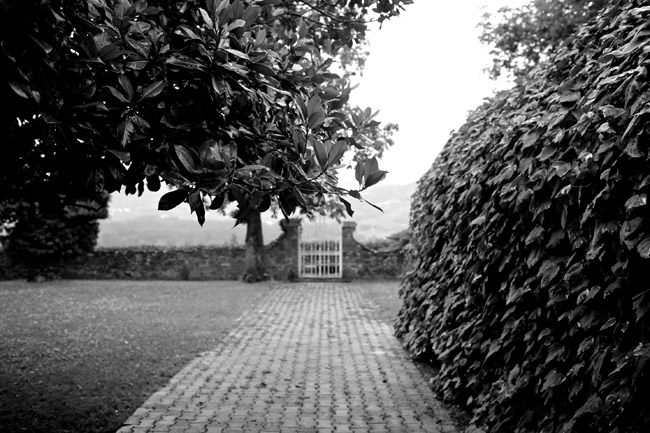
%> input picture gssc/lista_2/resolucao/slovenia-black-and-white-gear-patrol.jpg, 650 x 433 px
$ octave main.m   (GNU Octave 9; MATLAB toolbox functions it lacks are replaced by stand-ins)
%> lines starting %> are read from the running program, lines starting %| are printed output that depends on the picture
### gssc/lista_2/resolucao/convol.m
%% functionname: function description
function y = convol(mat, krn)

	% 'invertendo' o kernel
	krn = krn';

	% extraindo as dimensões
	sz1 = size(mat);
	sz1_linhas = sz1 (1);
	sz1_colunas = sz1(2);

	sz2 = size(krn);
	sz2_linhas = sz2 (1);
	sz2_colunas = sz2(2);

	to_add_linha = floor(sz2_linhas/2);
	to_add_coluna = floor(sz2_colunas/2);

	% criando uma matriz auxiliar que envolve a pricipal com zeros
	tmp = zeros(4*max(max(sz1_linhas, sz2_colunas),max(sz2_linhas,sz1_colunas)));
	tmp = tmp([1:((2*to_add_linha)+sz1_linhas)], [1:((2*to_add_coluna)+sz1_colunas)]);
	tmp([(1+to_add_linha):(to_add_linha+sz1_linhas)], [(1+to_add_coluna):(to_add_coluna+sz1_colunas)]) = mat;


	y = mat*0;

	% convolução
	for (i = [1:sz1_colunas])
		for (j = [1:sz1_linhas])

			y(j, i) = sum(sum(tmp((j:j-1+sz2_linhas), (i:i-1+sz2_colunas)) .* krn));

		end
	end


end

### gssc/lista_2/resolucao/main.m
% 1a questão
figure();

exemplo = [ 100, 120, 124, 125, 122, 123, 154, 21, 23, 22, 28, 21, 21, 22, 255, 253, 252 ];
resp1 = conv(exemplo, [1,-1]);
stem(resp1);
title('Q1 exemplo');
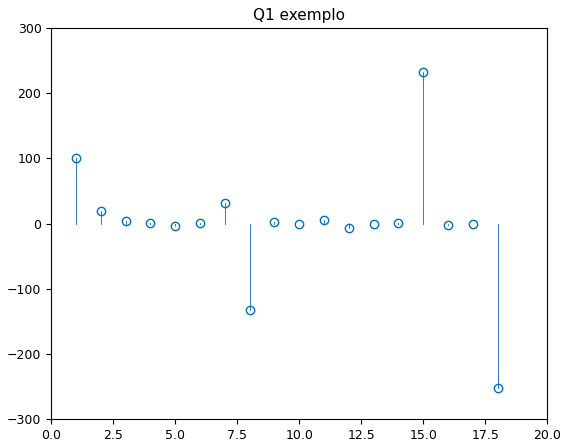
%> figure redrawn from the program's plot data; highest point at x = 15, y = 233


%  2a questão
figure();

im2  = imread('slovenia-black-and-white-gear-patrol.jpg');
%> im2 is the input picture: size 433x650x3 uint8; min 0, max 255, mean 87

kernel2 = [	0,0,0;
			0,1,0;
			0,0,0];

gray2 = rgb2gray(im2);
subplot(1, 2, 1), image(gray2);
title('antes');

final2 = convol( gray2, kernel2);
%> in convol, `tmp([(1+to_add_linha):(to_add_linha+sz1_linhas)], [(1+to_add_coluna):(..`:
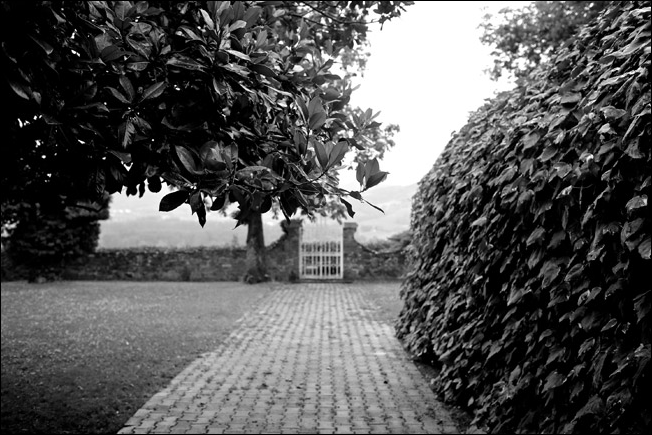
%> tmp: size 435x652 double; min 0, max 255, mean 86.4
%> in convol, `y = mat*0;`: y: size 433x650 uint8; every value is 0
subplot(1, 2, 2), image(final2);
title('depois');
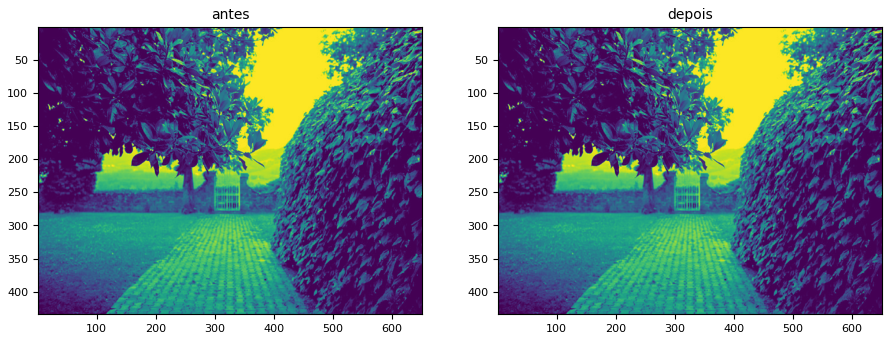
%> figure redrawn from the program's plot data, 2 panels


%  3a questão
figure();

im3  = imread('slovenia-black-and-white-gear-patrol.jpg');

kernel3 = [	1,1,1;
			1,1,1;
			1,1,1];
kernel3 = kernel3 * (1/9);

gray3 = rgb2gray(im3);
subplot(1, 2, 1), image(gray3);
title('antes');

final3 = convol( gray3, kernel3);
%> after the loop in convol (call 2), `for (i = [1:sz1_colunas])`:
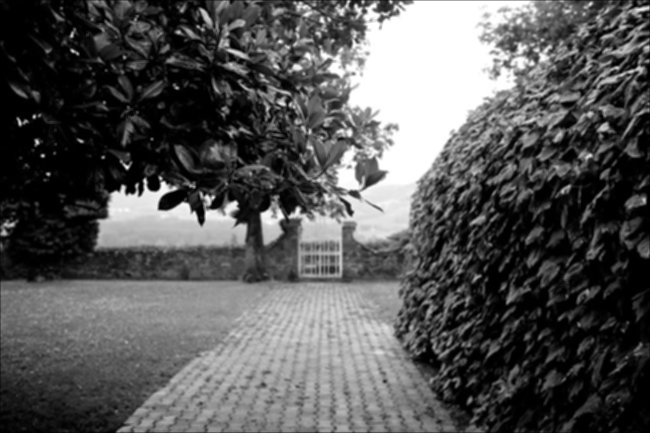
%> y: size 433x650 uint8; min 0, max 255, mean 86.9
subplot(1, 2, 2), image(final3);
title('depois');


%  4a questão
figure();

im4  = imread('slovenia-black-and-white-gear-patrol.jpg');

kernel4 = [	-1,0,1;
			-2,0,2;
			-1,0,1];

gray4 = rgb2gray(im4);
subplot(1, 2, 1), image(gray4);
title('antes');

final4 = convol( gray4, kernel4);
%> call 3 of convol, with krn = [-1 0 1; -2 0 2; -1 0 1]
%> after the loop in convol (call 3), `for (i = [1:sz1_colunas])`:
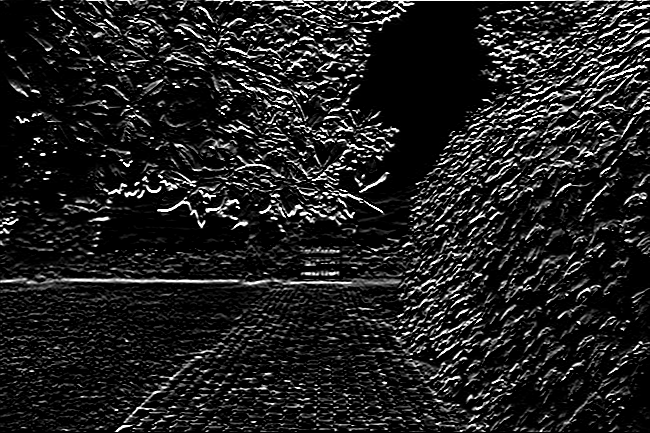
%> y: size 433x650 uint8; min 0, max 255, mean 32.6
subplot(1, 2, 2), image(final4);
title('depois');


% [38 lines of commented-out code are left out]
figure();

im5b  = imread('slovenia-black-and-white-gear-patrol.jpg');

nit = -0.05;
kernel5b = [nit,nit,nit;
			nit, 1 ,nit;
			nit,nit,nit];

kernel5b = (1/(sum(sum(kernel5b)))) * kernel5b;

gray5b = rgb2gray(im5b);
subplot(1, 2, 1), image(gray5b);
title('antes');

final5b = convol( gray5b, kernel5b );
subplot(1, 2, 2), image(final5b);
title('depois');
colormap(gray(256));

$ run again, with gssc/lista_2/resolucao/Q2.jpg copied over gssc/lista_2/resolucao/slovenia-black-and-white-gear-patrol.jpg
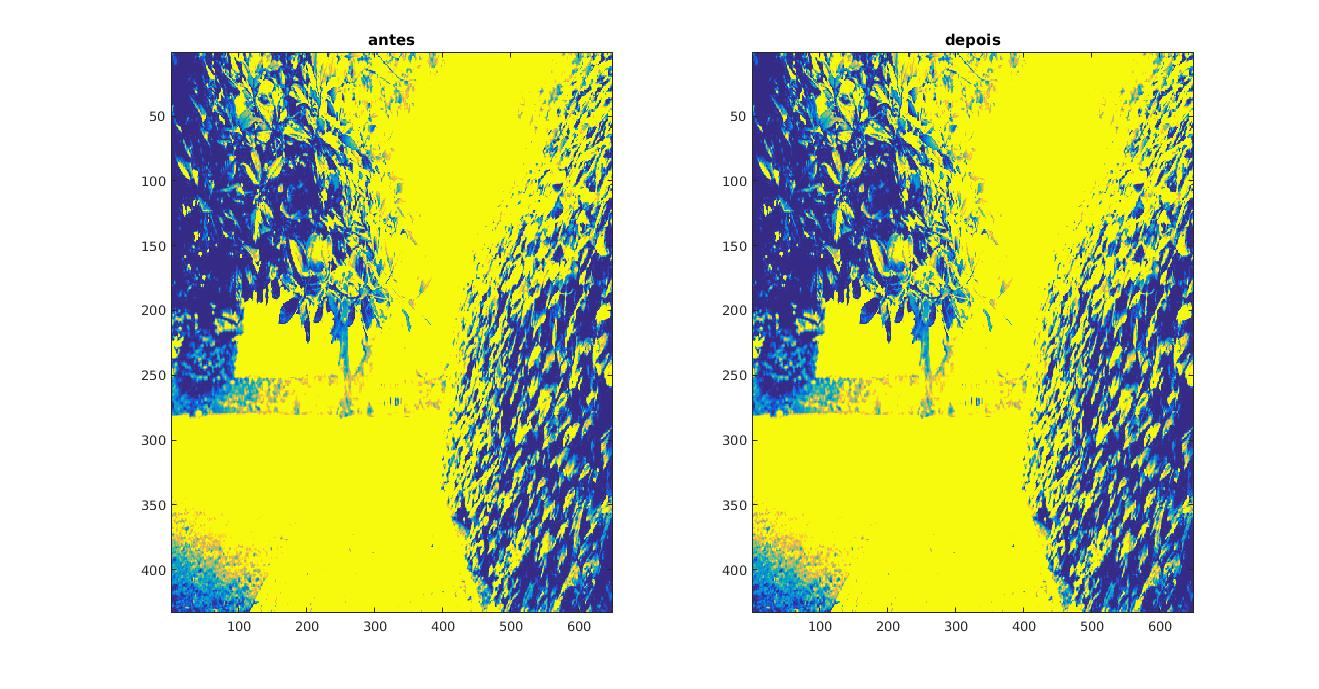
%> input picture gssc/lista_2/resolucao/Q2.jpg, 1319 x 689 px
%> im2 is the input picture: size 689x1319x3 uint8; mean R, G, B 205.3, 214.3, 156.5
%> in convol, `tmp([(1+to_add_linha):(to_add_linha+sz1_linhas)], [(1+to_add_coluna):(..`:
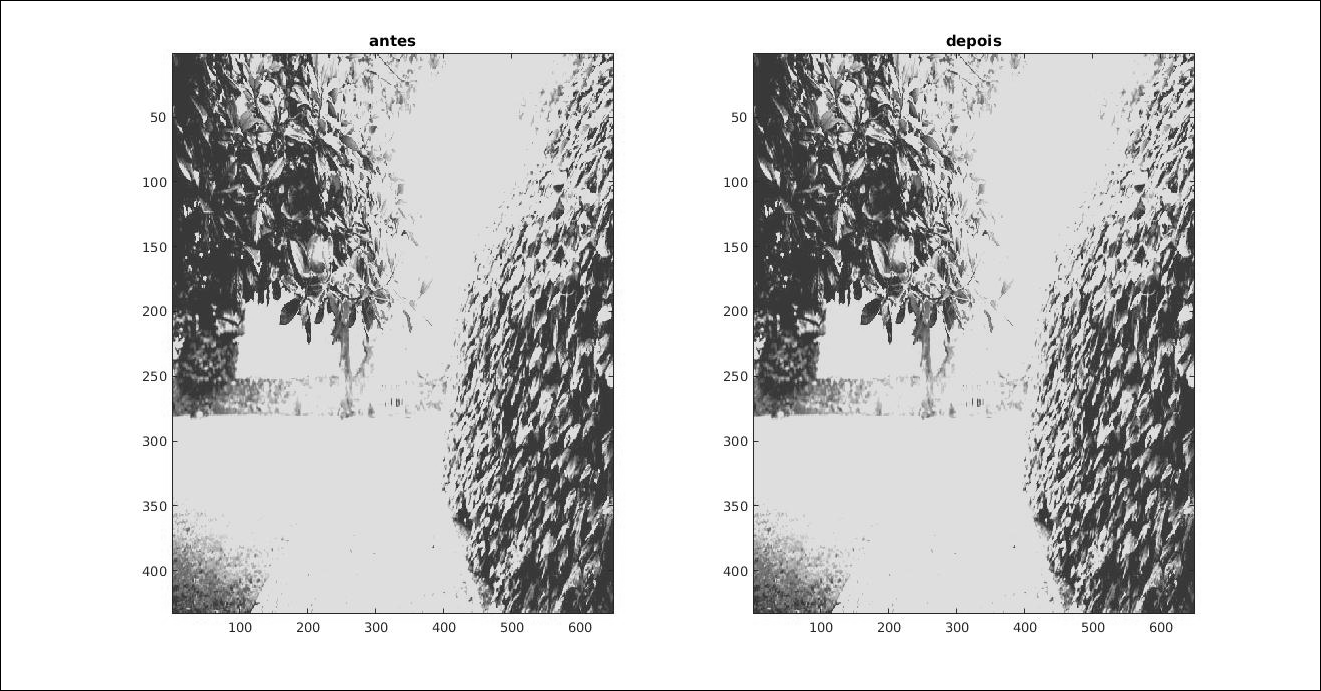
%> tmp: size 691x1321 double; min 0, max 255, mean 204.1
%> after the loop in convol (call 3), `for (i = [1:sz1_colunas])`:
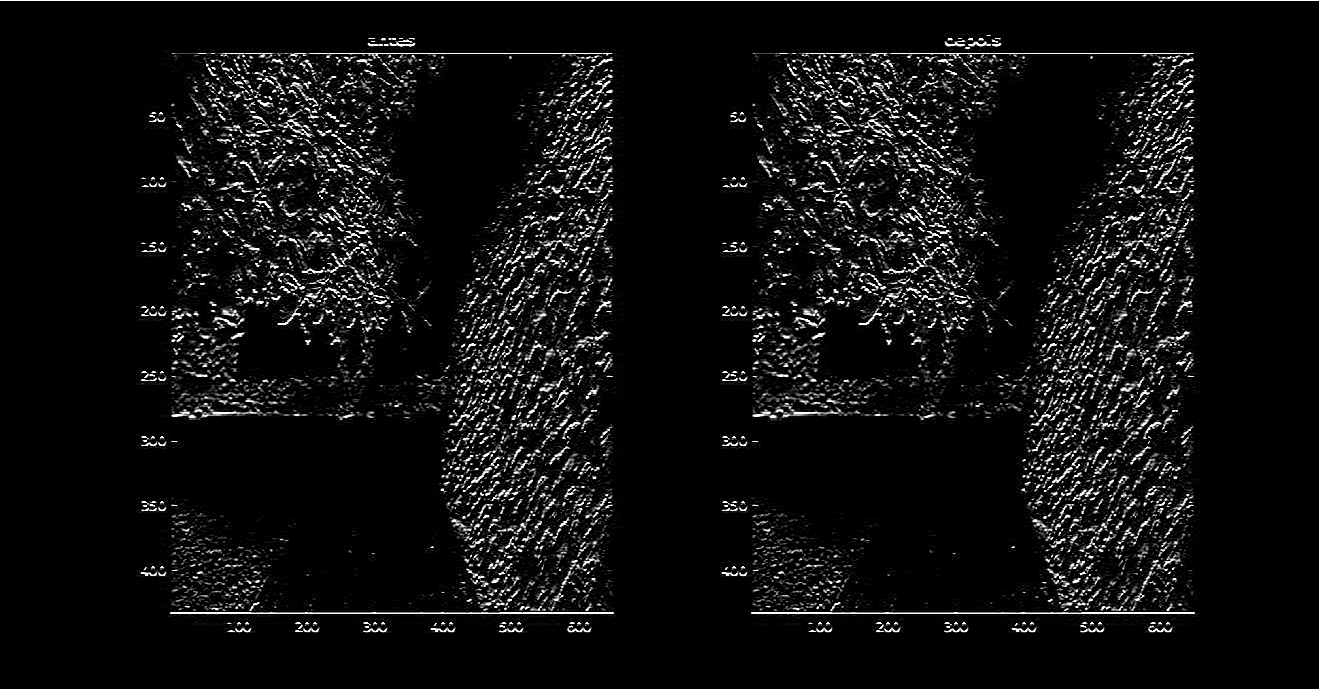
%> y: size 689x1319 uint8; min 0, max 255, mean 15.4
